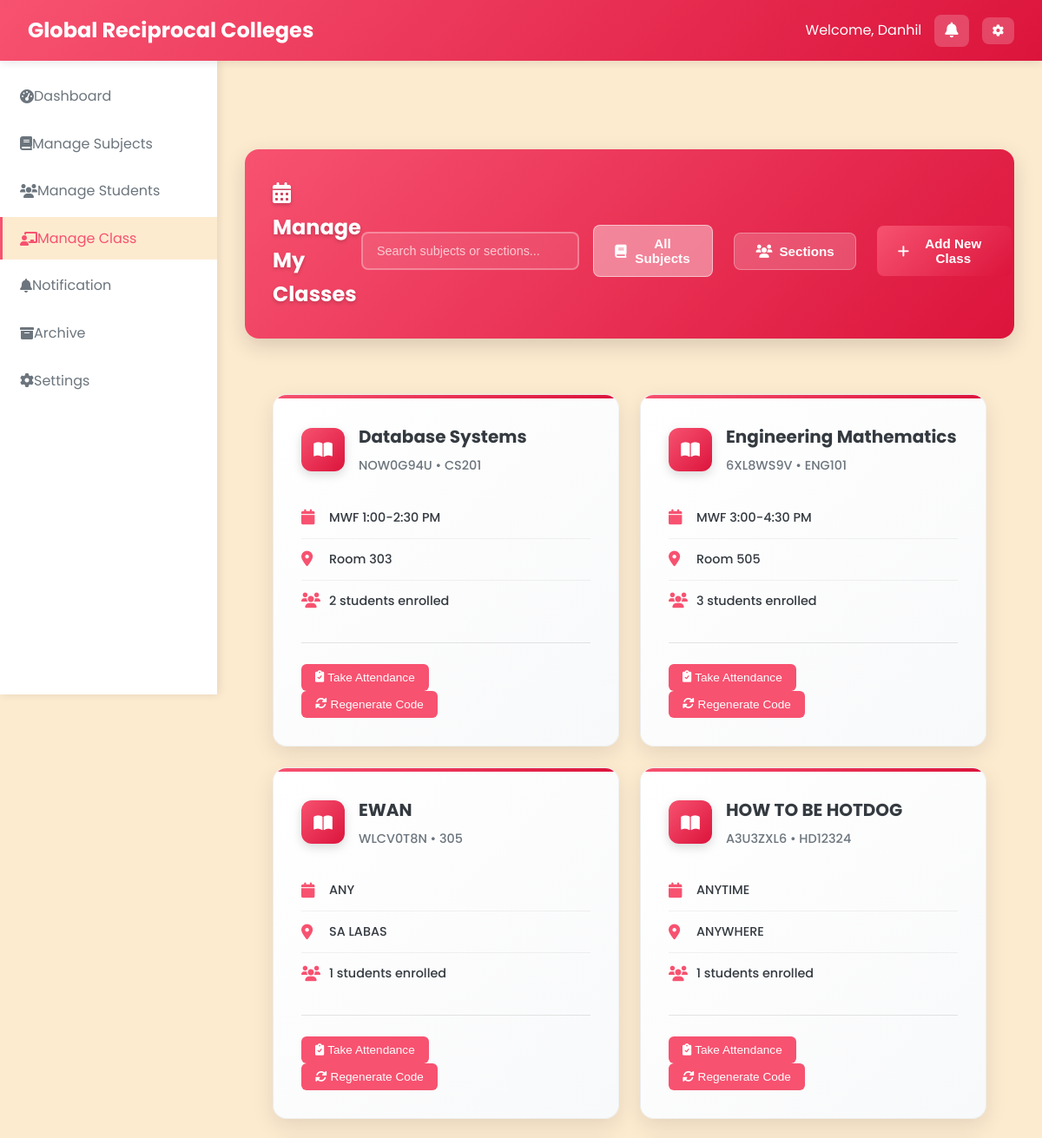
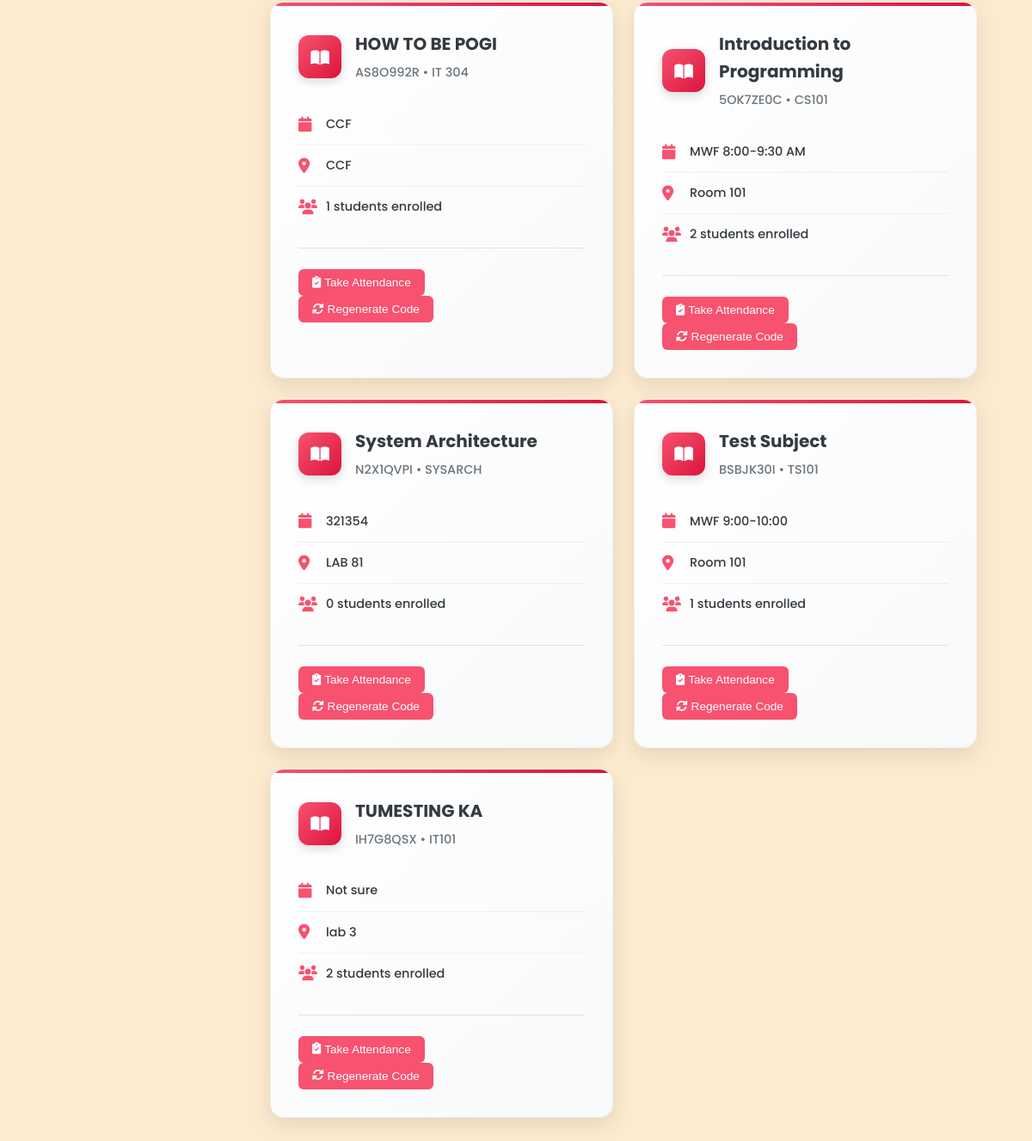
The app's page /Professor/professor_manage_schedule.php (signed in), older data (2 pictures, top to bottom).
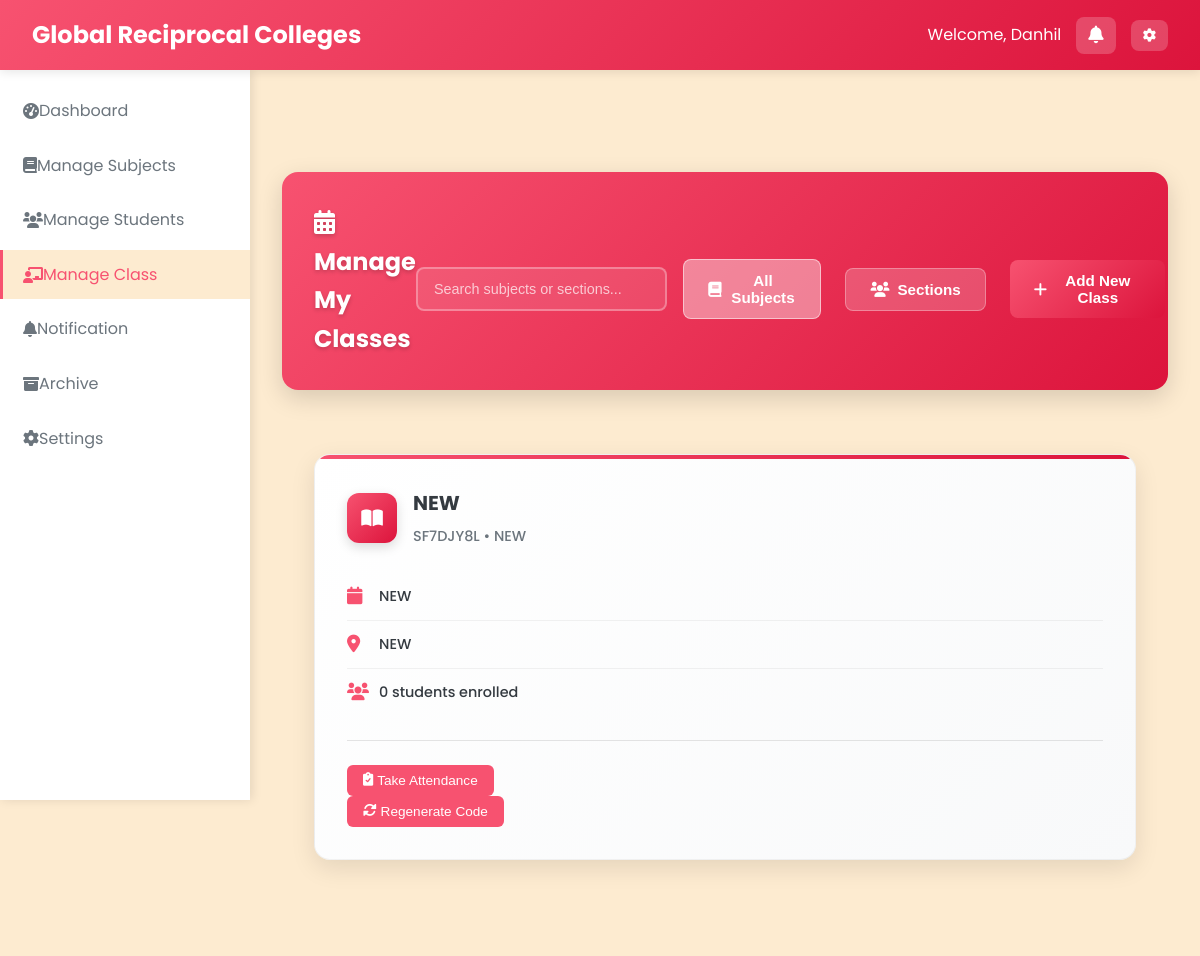
The same page, newer data.
### tables this page shows
CREATE TABLE `classes` (
  `class_id` varchar(20) NOT NULL,
  `class_name` varchar(100) NOT NULL,
  `class_code` varchar(20) NOT NULL,
  `subject_id` varchar(20) DEFAULT NULL,
  `professor_id` varchar(20) DEFAULT NULL,
  `schedule` varchar(100) DEFAULT NULL,
  `room` varchar(50) DEFAULT NULL,
  `created_at` datetime NOT NULL,
  `updated_at` datetime NOT NULL,
  `section` varchar(10) DEFAULT NULL,
  `school_year_semester_id` int(11) DEFAULT NULL,
  `status` enum('active','archived') DEFAULT 'active',
  `semester` enum('1st Semester','2nd Semester') DEFAULT '1st Semester'
);

CREATE TABLE `subjects` (
  `subject_id` varchar(20) NOT NULL,
  `subject_name` varchar(100) NOT NULL,
  `subject_code` varchar(20) NOT NULL,
  `description` text DEFAULT NULL,
  `credits` int(11) NOT NULL,
  `created_at` datetime NOT NULL,
  `updated_at` datetime NOT NULL
);

### Professor/professor_manage_schedule.php (the view, shortened to what the changed rows need)
<?php
require_once '../php/db.php';
$professor_id = $_SESSION['user_id'];
$query = "SELECT s.*, c.class_id, c.class_code, c.schedule, c.room, c.section
          FROM subjects s
          JOIN classes c ON s.subject_id = c.subject_id
          WHERE c.professor_id = ? AND c.status = 'active'
          ORDER BY s.subject_name ASC, c.section ASC";
$stmt = $pdo->prepare($query);
$stmt->execute([$professor_id]);
$subjects = $stmt->fetchAll();
$enrollment_counts = [];
foreach ($subjects as $subject) {
    $stmt = $pdo->prepare("SELECT COUNT(*) as count FROM student_classes sc
                          JOIN classes c ON sc.class_id = c.class_id
                          WHERE c.subject_id = ?");
    $stmt->execute([$subject['subject_id']]);
    $enrollment_counts[$subject['subject_id']] = $stmt->fetch()['count'];
}
?>
<!DOCTYPE html>
<html lang="en">
<head>
    <link rel="stylesheet" href="../css/styles_fixed.css">
    <link rel="stylesheet" href="https://cdnjs.cloudflare.com/ajax/libs/font-awesome/6.0.0/css/all.min.css">
</head>
<body>
    <main class="main-content">
        <div class="table-header-enhanced">
            <h2 class="table-title-enhanced"><i class="fas fa-calendar-alt" style="margin-right: 10px;"></i>Manage My Classes</h2>
        </div>
        <div class="dashboard-container">
            <?php if (empty($subjects)): ?>
                <div class="no-data">
                    <p>No classes found. Create your first class to get started.</p>
                    <button class="stat-primary-btn" onclick="openModal('addSubjectModal')">
                        <i class="fas fa-plus"></i> Add New Class
                    </button>
                </div>
            <?php else: ?>
                <div class="stats-grid">
                    <?php foreach ($subjects as $subject): ?>
                    <div class="stat-card-enhanced" onclick="viewClassDetails('<?php echo $subject['class_id']; ?>', '<?php echo $subject['subject_name']; ?>')">
                        <div class="stat-header-enhanced">
                            <div class="stat-icon-enhanced">
                                <i class="fas fa-book-open"></i>
                            </div>
                            <div class="stat-info-enhanced">
                                <h3 class="stat-title-enhanced"><?php echo $subject['subject_name']; ?></h3>
                                <span class="stat-subtitle-enhanced"><?php echo $subject['class_code']; ?> • <?php echo $subject['subject_code']; ?></span>
                            </div>
                        </div>
                        <div class="stat-details-enhanced">
                            <div class="stat-detail-enhanced">
                                <i class="fas fa-calendar stat-detail-icon"></i>
                                <span class="stat-detail-text"><?php echo $subject['schedule']; ?></span>
                            </div>
                            <div class="stat-detail-enhanced">
                                <i class="fas fa-map-marker-alt stat-detail-icon"></i>
                                <span class="stat-detail-text"><?php echo $subject['room']; ?></span>
                            </div>
                            <div class="stat-detail-enhanced">
                                <i class="fas fa-users stat-detail-icon"></i>
                                <span class="stat-detail-text"><?php echo $enrollment_counts[$subject['subject_id']] ?? 0; ?> students enrolled</span>
                            </div>
                        </div>
                        <div class="stat-actions-enhanced">
                            <button class="stat-action-btn" onclick="event.stopPropagation(); openAttendanceModal('<?php echo $subject['class_id']; ?>', '<?php echo $subject['subject_name']; ?>')">
                                <i class="fas fa-clipboard-check"></i> Take Attendance
                            </button>
                            <button class="stat-action-btn secondary" onclick="event.stopPropagation(); regenerateCode('<?php echo $subject['subject_id']; ?>')">
                                <i class="fas fa-sync-alt"></i> Regenerate Code
                            </button>
                        </div>
                    </div>
                    <?php endforeach; ?>
                </div>
            <?php endif; ?>
        </div>
    </main>
</body>
</html>

Row changes from the older to the newer data that the page shows:
no longer on this page (row edited): classes: subject.subject_name "Database Systems", class_code "NOW0G94U", subject.subject_code "CS201", schedule "MWF 1:00-2:30 PM", room "Room 303", subject.subject_id "2"
no longer on this page (row edited): classes: subject.subject_name "Engineering Mathematics", class_code "6XL8WS9V", subject.subject_code "ENG101", schedule "MWF 3:00-4:30 PM", room "Room 505", subject.subject_id "3"
no longer on this page (row edited): classes: subject.subject_name "EWAN", class_code "WLCV0T8N", subject.subject_code "305", schedule "ANY", room "SA LABAS", subject.subject_id "1"
no longer on this page (row edited): classes: subject.subject_name "HOW TO BE HOTDOG", class_code "A3U3ZXL6", subject.subject_code "HD12324", schedule "ANYTIME", room "ANYWHERE", subject.subject_id "1"
no longer on this page (row edited): classes: subject.subject_name "HOW TO BE POGI", class_code "AS8O992R", subject.subject_code "IT 304", schedule "CCF", room "CCF", subject.subject_id "1"
no longer on this page (row edited): classes: subject.subject_name "Introduction to Programming", class_code "5OK7ZE0C", subject.subject_code "CS101", schedule "MWF 8:00-9:30 AM", room "Room 101", subject.subject_id "2"
no longer on this page (row edited): classes: subject.subject_name "System Architecture", class_code "N2X1QVPI", subject.subject_code "SYSARCH", schedule "321354", room "LAB 81", subject.subject_id "0"
no longer on this page (row edited): classes: subject.subject_name "Test Subject", class_code "BSBJK30I", subject.subject_code "TS101", schedule "MWF 9:00-10:00", room "Room 101", subject.subject_id "1"
no longer on this page (row edited): classes: subject.subject_name "TUMESTING KA", class_code "IH7G8QSX", subject.subject_code "IT101", schedule "Not sure", room "lab 3", subject.subject_id "2"
added classes: subject.subject_name "NEW", class_code "SF7DJY8L", subject.subject_code "NEW", schedule "NEW", room "NEW", subject.subject_id "0"
